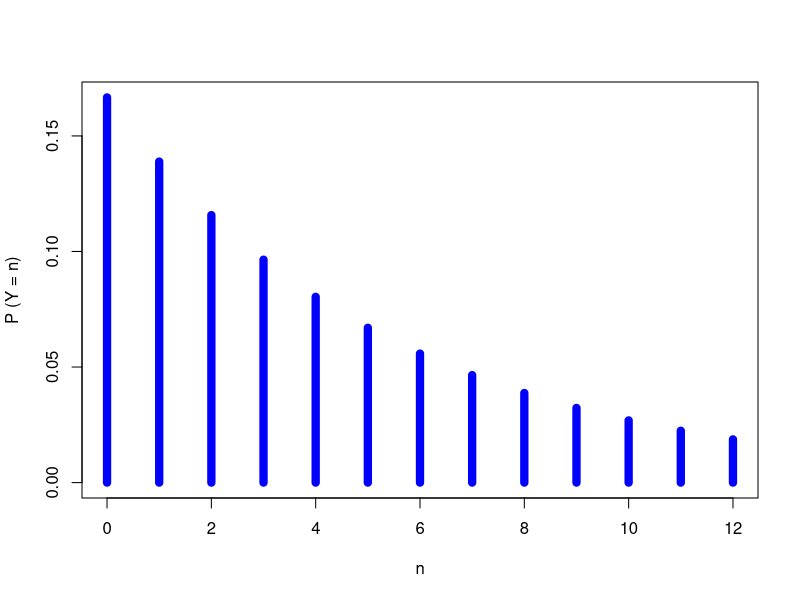
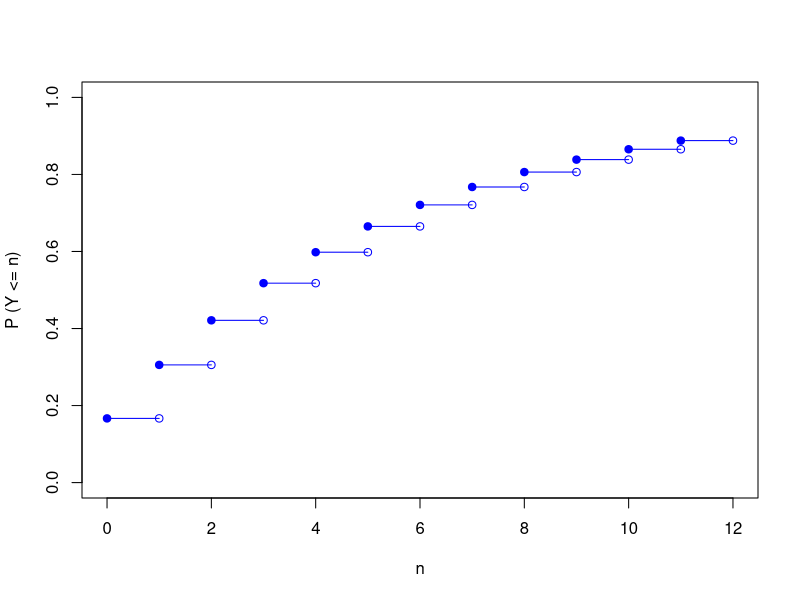

Generate these figures, in order, with R:
## ---- chunk 1
dgeom(x = 3, prob = 1/6, log = FALSE)
## ---- chunk 2
x   <- 0:12                                              # Choose the sample space (here, it's 0,1,2,...,10)
p_x <- dgeom(x = x, prob = 1/6)                          # Compute the shape of the distribution

plot(x, p_x, type="h", xlim=c(0,12), ylim=c(0,max(p_x)), # Plot the Geometric probability dist
     lwd = 8, col = "blue",ylab = "P (Y = n)", xlab = "n")
## ---- chunk 3
pgeom(q = 3, prob = 1/6)
## ---- chunk 4
x   <- 0:12                      # choose the sample space (here, it's 0,1,2,...,10)
Fx <- pgeom(q = x, prob = 1/6)   # compute the shape of the distribution
n <- length(x)

plot(x = NA, y = NA, pch = NA, xlim = c(0, max(x)), ylim = c(0, 1),
     xlab = "n", ylab = "P (Y <= n)")

points(x = x[-n], y = Fx[-n], pch=19, col = "blue")
points(x = x[-1], y = Fx[-n], pch=1, col = "blue")
for(i in 1:(n-1)) points(x=x[i+0:1], y=Fx[c(i,i)], type="l", col = "blue")
